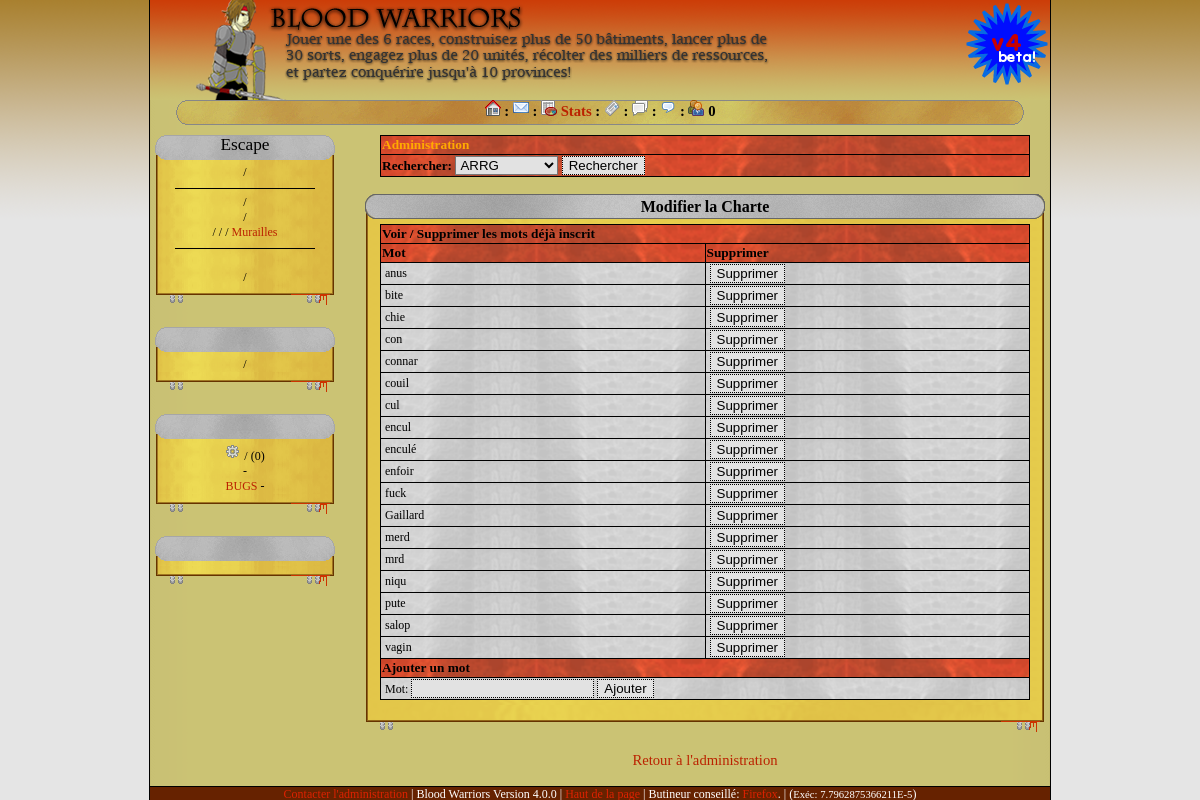
/index.php?p=admin_dico (signed in), run on the app's committed database.
### tables this page shows
CREATE TABLE `joueurs` (
  `id` int(9) NOT NULL auto_increment,
  `login` varchar(30) NOT NULL default '',
  `password` varchar(255) NOT NULL default '',
  `pseudo` varchar(20) NOT NULL default '',
  `royaume` varchar(30) NOT NULL default '',
  `race` tinyint(1) unsigned NOT NULL default '0',
  `victoires` smallint(2) unsigned NOT NULL default '0',
  `pertes` smallint(2) unsigned NOT NULL default '0',
  `acceslvl` tinyint(1) unsigned NOT NULL default '0',
  `puissance` int(4) unsigned NOT NULL default '0',
  `theme` tinyint(2) NOT NULL default '0',
  `avatar` varchar(255) NOT NULL default '',
  `vacances` int(4) unsigned NOT NULL default '0',
  `ally_id` int(4) unsigned NOT NULL default '0',
  `ally_lvl` tinyint(1) unsigned NOT NULL default '0',
  `lang` varchar(5) NOT NULL default '',
  `user_session` int(4) unsigned NOT NULL default '0',
  `prenom` varchar(30) NOT NULL default '',
  `nom` varchar(30) NOT NULL default '',
  `email` varchar(60) NOT NULL default '',
  `activationtime` int(9) NOT NULL default '0',
  `decouverte` varchar(255) NOT NULL default '',
  `aut` varchar(15) NOT NULL default '100000000000001',
  PRIMARY KEY  (`id`)
);

CREATE TABLE `admin_dico` (
  `id` int(9) NOT NULL auto_increment,
  `word` varchar(25) NOT NULL default '',
  PRIMARY KEY  (`id`)
);

### admin/variable_dico.php (the view, shortened to what this page needs)
<?php
include ('adminheader.php');
echo "	<table class=\"newtable\">\n";
echo "	<tr>\n";
echo "		<td class=\"newtitre\">Modifier la Charte</td>\n";
echo "	</tr><tr>\n";
echo "		<td class=\"newcontenu\">\n\n";
echo "			<table class=\"newsmalltable\">\n";
echo "			<tr>\n";
echo "				<th colspan=\"2\">Voir / Supprimer les mots déjà inscrit</th>\n";
echo "			</tr>\n";
echo "			<tr>\n";
echo "				<th width=\"50%\"><strong>Mot</strong></th>\n";
echo "				<th width=\"50%\"><strong>Supprimer</strong></th>\n";
echo "			</tr>\n";
$sql = "SELECT * FROM `admin_dico` order by word ASC";
$req = sql_query($sql);
while($res = mysql_fetch_array($req))
{
	echo "			<tr>\n";
	echo "				<form method=\"POST\" action=\"?p=admin_dico&id=dico&change=del&stat=".$res['id']."\">\n";
	echo "				<td class=\"in\">".$res['word']."</td>\n";
	echo "				<td class=\"in\"><input type=\"submit\" value=\"Supprimer\"></td>\n";
	echo "				</form>\n";
	echo "			</tr>\n";
}
echo "			<tr>\n";
echo "				<th colspan=\"2\">Ajouter un mot</th>\n";
echo "			</tr>\n";
echo "			<tr>\n";
echo "				<td colspan=\"2\">\n";
echo "					<form method=\"POST\" action=\"?p=admin_variable_change&id=dico&change=add\">\n";
echo "					Mot: <INPUT TYPE=\"text\" NAME=\"word\" maxlength=\"25\">\n";
echo "					<INPUT TYPE=\"submit\" value=\"Ajouter\">\n";
echo "				</td>\n";
echo "			</tr>\n";
echo "			</table>\n";
echo "		</td>\n";
echo "	</tr><tr>\n";
echo "		<td class=\"newfin\">&nbsp;</td>\n";
echo "	</tr><tr>\n";
echo "	</table>\n\n";
echo "	<a href=\"?p=admin_admin\">Retour à l'administration</a><br />\n";
?>

### colonne.php (shortened to what this page needs)
<?php
if (session_is_registered("id_joueur") == false)
{
	?>
		<div class="colonne_top">Blood Warriors</div>
		<div class="colonne_main">
				<a href="?"><?php echo $lang_links['nocon_linkhome']; ?></a><br />
			<img src="images/trait.png" /><br />
				<a href="?p=faq"><?php echo $lang_links['nocon_linkfaq']; ?></a> /
				<a href="?p=regles"><?php echo $lang_links['rules']; ?></a><br />
			<img src="images/trait.png" /><br />
				<a href="?p=merci"><?php echo $lang_links['nocon_linkowner']; ?></a><br />
				<a href="?p=parte"><?php echo $lang_links['nocon_linklink']; ?></a><br />
				<a href="?p=download"><?php echo $lang_links['nocon_linkdown']; ?></a><br />
		</div>
		<div class="colonne_end"></div>
	<?php
		if ($CONF['game_status'] >= 1) { ?>
	<form name="form1" method="post" action="log.php">
		<div class="colonne_top"><?php echo $lang_links['nocon_title']; ?></div>
		<div class="colonne_main">
			<?php if($CONF['game_status'] >= 2) {
				echo "<p class=\"entoure\"><a href=\"?p=inscrip\">".$lang_links['nocon_linksub']."</a></p>\n";
			} ?>
			<div style="width: 80px; font-weight: bold;font-size: 8pt; float:left;">
				<?php echo $lang_links['nocon_login']; ?>
			</div>
			<div style=" float:left;">
				<input name="login" type="text" size="10">
			</div>
			<br style="clear: both;"/>
			<div style="width: 80px; font-weight: bold; font-size: 8pt; float:left;">
				<?php echo $lang_links['nocon_pwd']; ?>
			</div>
			<div style=" float:left;">
				<input name="mdp" type="password" size="10">
			</div>
			<br style="clear: both;"/>
			<?php echo $lang_links['nocon_auto']; ?>: <input type="checkbox" name="cookie" value="1" /><br />
			<input type="submit" name="Submit" value="<?php echo $lang_links['nocon_btn'];?>"><br />
			<a href="?p=lostpassword"><em><?php echo $lang_links['nocon_lost']; ?></em></a>
		</div>
		<div class="colonne_end"></div>
	</form>
	<?php } ?>
	<br />
<?php
}
else
{
	$MarcheR		= bw_batiavailable('marche', false);
	$FermR			= bw_batiavailable('ferme', false);
	$SortR			= bw_batiavailable('sorcelerie', false);
	$AllyR			= bw_batiavailable('auberge', false);
	$WoodMuraille	= bw_batiavailable(2);
	$StoneMuraille	= bw_batiavailable(29);
	$GranitMuraille	= bw_batiavailable(41);
	echo "			<div class=\"colonne_top\">\n";
	echo "				".$Joueur->pseudo;
	echo "\n			</div>\n";
	echo "			<div class=\"colonne_main\">\n";
	echo "				<a href=\"?p=index\">".$lang_links['index'].'</a> / <a href="?p=search2">'.$lang_links['search']."</a>";
	echo "				<br /><img src=\"images/trait.png\" /><br />\n";
	if($CONF['game_status'] >= 2) {
		echo "				<a href=\"?p=paysans\">".$lang_links['peasant']."</a> / ";
		echo " <a href=\"?p=const\">".$lang_links['const']."</a><br />\n";
		if($FermR == 1)	echo " / <a href=\"?p=bsp_terrain\">".$lang_links['land']."</a>";
		echo "<br />";
		if($MarcheR == 1)	echo " / <a href=\"?p=bsp_marche\">".$lang_links['market']."</a>";
		if($SortR == 1)	echo " / <a href=\"?p=bsp_sort\">".$lang_links['sorcery']."</a>";
		if($WoodMuraille || $StoneMuraille || $GranitMuraille) echo " / <a href=\"?p=bsp_murailles\">Murailles</a>";
		echo "\n				<br /><img src=\"images/trait.png\" /><br />\n";
		echo "				<a href=\"?p=unites\">".$lang_links['unites']."</a><br />\n";
		echo "				<a href=\"?p=war\">".$lang_links['war']."</a> / ";
		echo "<a href=\"?p=scores\">".$lang_links['scores']."</a><br />\n";
	}
	echo "			</div>\n";
	echo "			<div class=\"colonne_end\"></div>\n";
	echo "			<br />\n\n";
	if($AllyR == 1 && $CONF['game_status'] >= 2)
	{
		echo "			<div class=\"colonne_top\">".$lang_links['allyhead']."</div>\n";
		echo "			<div class=\"colonne_main\">\n";
		if($Joueur->ally_id != 0)
		{
			echo '				<a href="index.php?p=ally_news">'.$lang_links['allynews'].'</a> / ';
			echo '				<a href="index.php?p=forum2&theme=9">'.$lang_links['allyforum']."</a><br />\n";
		}
		else
		{
			echo "				<a href=\"index.php?p=ally_none\">".$lang_links['allysearch']."</a>\n";
		}
		echo "			</div>\n";
		echo "			<div class=\"colonne_end\">&nbsp;</div>\n";
		echo "			<br />\n\n";
	}
	echo "			<div class=\"colonne_top\">".$lang_links['title2']."</div>\n";
	echo "			<div class=\"colonne_main\">\n";
	echo '				<img src="images/icons/icon_parametres.png" alt="admin" /><a href="index.php?p=para">'.$lang_links['conf'].'</a> / <a href="index.php?p=memo">'.$lang_links['memos'].'</a>';
	$sqlmemo = "SELECT id_message FROM messages WHERE location = 'meo' AND id_from = '".$_SESSION['id_joueur']."'";
	$reqmemo = sql_query($sqlmemo);
	$nbrmemo = mysql_num_rows($reqmemo);
	echo ' ('.$nbrmemo.')<br />';
	echo '				<a href="index.php?p=faq">'.$lang_links['FAQ'].'</a> - <a href="index.php?p=regles">'.$lang_links['rules']."</a><br />\n";
	echo "				<a href=\"?p=errors\">BUGS</a> - \n";
	echo "			</div>\n";
	echo "			<div class=\"colonne_end\">&nbsp;</div>\n";
	echo "			<br />\n\n";
	if($_SESSION['aut'][1] == 1)
	{
		echo "			<div class=\"colonne_top\">".$lang_links['title3']."</div>\n";
		echo "			<div class=\"colonne_main\">\n";
		echo "			</div>\n";
		echo "			<div class=\"colonne_end\">&nbsp;</div>\n";
		echo "			<br />\n";
	}
}
?>

### css8.css (style rules this page uses)
body { background:url(images/css/v4/Background-V4.0.1.png); background-repeat : repeat-x; background-color: #e5e5e5; margin: 0px; padding: 0px; font-size: 11pt; }
div.colonne_top { background:url(images/css/v4/colonne_top.png); height: 25px; width: auto; font-size: 13pt; vertical-align: middle; }
div.colonne_main { background:url(images/css/v4/colonne_main.png); width: auto; background-repeat: repeat-y; padding-top: 5px; font-size: 9pt; }
div.colonne_end { width: auto; height: 25px; background:url(images/css/v4/colonne_end.png); background-repeat: no-repeat; padding: 0px; margin: 0px; }
table.newtable { width:680px; border: 0px; border-collapse: collapse; text-align: center; }
td.newtitre { width:auto; font-weight: bold; background:url(images/css/v4/entetelarge.png); padding: 0px 0px; text-align: center; line-height: 20px; height: 25px; font-size: 12pt; }
td.newcontenu { width:100%; background: url(images/css/v4/contenularge.png); font-size: 12px; padding: 5px 5px; text-align: center; text-align:justify; }
td.newfin { width:100%; background: url(images/css/v4/baslarge.png); height: 27px; font-size: 14px; padding: 0px 5px; text-align: center; padding-bottom: 20px; background-repeat: no-repeat; }
table.newsmalltable { width: 650px; border: none; margin-left:auto; margin-right:auto; border-collapse: collapse; }
table.newsmalltable th { background:url('images/css/v4/entete.png'); text-align: left; border: 1px solid black; font-weight: bold; font-size: 10pt; }
table.newsmalltable td { background:url('images/css/v4/in.png'); text-align: left; font-size: 9pt; border: 1px solid black; padding: 1px 4px; }
img { border: 0px; }
input { border: 1px dotted #000; background: #E2E2E2; }
form { margin: 0px; padding: 0px; border: 0px; }
a:link { color:#b20; text-decoration:none; }

### data on the page
joueurs: pseudo "Escape"
admin_dico: word "anus"
admin_dico: word "bite"
admin_dico: word "chie"
admin_dico: word "con"
admin_dico: word "connar"
admin_dico: word "couil"
admin_dico: word "cul"
admin_dico: word "encul"
admin_dico: word "enculé"
admin_dico: word "enfoir"
admin_dico: word "fuck"
admin_dico: word "Gaillard"
admin_dico: word "merd"
admin_dico: word "mrd"
admin_dico: word "niqu"
admin_dico: word "pute"
admin_dico: word "salop"
admin_dico: word "vagin"

### other printed values
$Connectes "0"
$nbrmemo "0"
$CONF['game_version'] "4.0.0"
$MicroTime['final'] "7.7962875366211E-5"
form field JId "ARRG"
